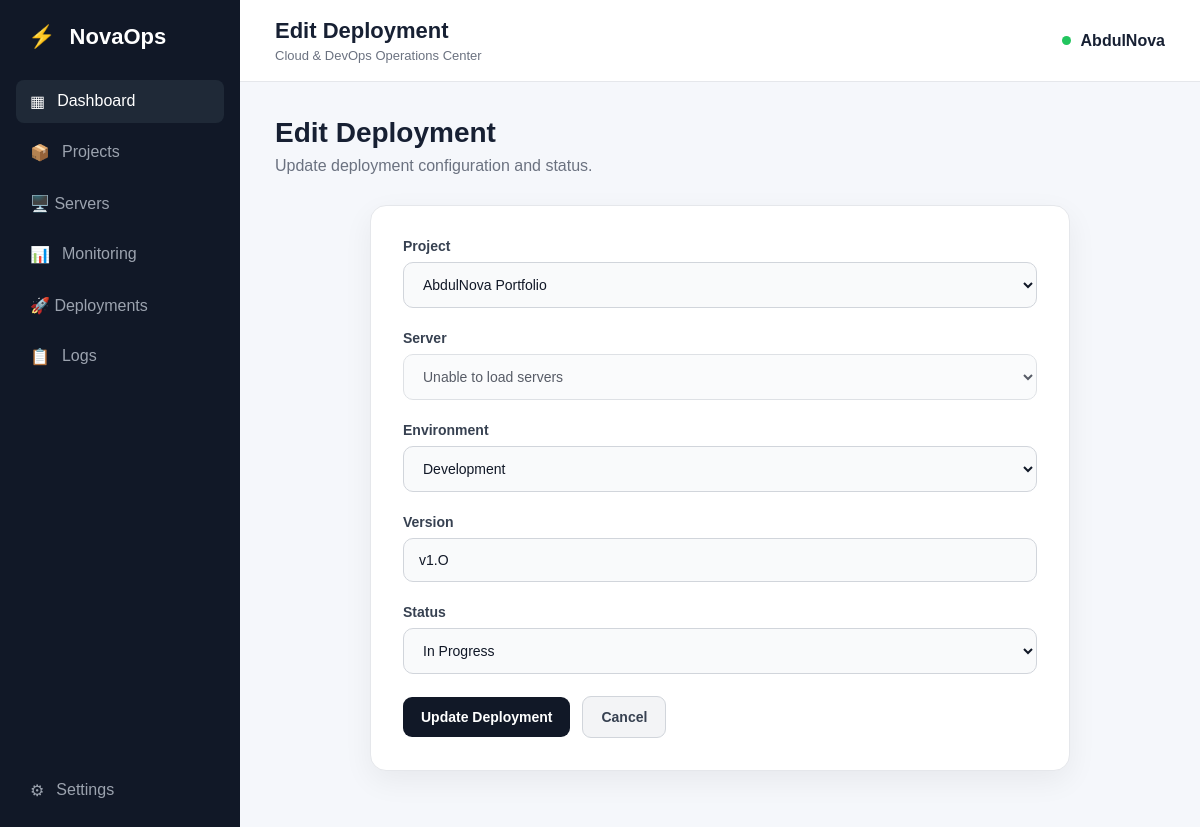
Screenshot of /deployments/edit/4 with the database file from the repository.
### app.py (models this page shows)
class Deployment(db.Model):
    id = db.Column(
        db.Integer,
        primary_key=True
    )
    project_id = db.Column(
        db.Integer,
        db.ForeignKey("project.id"),
        nullable=False
    )
    server_id = db.Column(
        db.Integer,
        db.ForeignKey("server.id"),
        nullable=False
    )
    environment = db.Column(
        db.String(50),
        nullable=False
    )
    version = db.Column(
        db.String(50),
        nullable=False
    )
    status = db.Column(
        db.String(50),
        nullable=False
    )
    deployed_at = db.Column(
        db.DateTime,
        default=india_now,
        nullable=False
    )
    project = db.relationship(
        "Project",
        backref="deployments"
    )
    server = db.relationship(
        "Server",
        backref="deployments"
    )

class Project(db.Model):
    id = db.Column(
        db.Integer,
        primary_key=True
    )
    name = db.Column(
        db.String(100),
        nullable=False
    )
    description = db.Column(
        db.Text,
        nullable=False
    )
    status = db.Column(
        db.String(50),
        nullable=False
    )
    servers = db.relationship(
        "Server",
        backref="project",
        lazy=True
    )

### app.py (the view, shortened to what this page needs)
@app.route(
    "/deployments/edit/<int:deployment_id>",
    methods=["GET", "POST"]
)
def edit_deployment(deployment_id):
    deployment = Deployment.query.get_or_404(
        deployment_id
    )
    projects = Project.query.order_by(
        Project.name.asc()
    ).all()
    error = None
    return render_template(
        "edit_deployment.html",
        deployment=deployment,
        projects=projects,
        error=error
    )

### templates/edit_deployment.html (shortened to what this page needs)
{% extends "base.html" %}
{% block page_title %}
Edit Deployment
{% endblock %}
{% block content %}
<div class="welcome">
    <div>
        <h1>
            Edit Deployment
        </h1>
        <p>
            Update deployment configuration and status.
        </p>
    </div>
</div>
<div class="form-card">
    <form method="POST">
        <div class="form-group">
            <label for="project_id">
                Project
            </label>
            <select id="project_id" name="project_id" required>
                {% for project in projects %}
                <option value="{{ project.id }}" {% if deployment.project_id==project.id %} selected {% endif %}>
                    {{ project.name }}
                </option>
                {% endfor %}
            </select>
        </div>
        <div class="form-group">
            <label for="server_id">
                Server
            </label>
            <select id="server_id" name="server_id" required disabled>
                <option value="">
                    Loading servers...
                </option>
            </select>
        </div>
        <div class="form-group">
            <label for="environment">
                Environment
            </label>
            <select id="environment" name="environment" required>
                <option value="Development" {% if deployment.environment=="Development" %} selected {% endif %}>
                    Development
                </option>
            </select>
        </div>
        <div class="form-group">
            <label for="version">
                Version
            </label>
            <input type="text" id="version" name="version" value="{{ deployment.version }}" placeholder="e.g. v1.0.0"
                required>
        </div>
        <div class="form-group">
            <label for="status">
                Status
            </label>
            <select id="status" name="status" required>
                <option value="In Progress" {% if deployment.status=="In Progress" %} selected {% endif %}>
                    In Progress
                </option>
            </select>
        </div>
        <div class="form-actions">
            <button type="submit" class="primary-btn">
                Update Deployment
            </button>
            <a href="{{ url_for('deployments') }}" class="secondary-btn">
                Cancel
            </a>
        </div>
    </form>
</div>
{% endblock %}

### static/css/style.css (style rules this page uses)
* { margin: 0; padding: 0; box-sizing: border-box; }
body { font-family: Arial, sans-serif; background: #f5f7fb; color: #172033; }
.welcome { display: flex; justify-content: space-between; align-items: center; margin-bottom: 30px; }
.welcome h1 { font-size: 28px; margin-bottom: 8px; }
.welcome p { color: #6b7280; }
.primary-btn { display: inline-flex; align-items: center; justify-content: center; border: none; background: #111827; color: white; padding: 12px 18px; border-radius: 8px; cursor: pointer; font-weight: 600; text-decoration: none; transition: 0.2s; }
.secondary-btn { background: #f3f4f6; color: #374151; border: 1px solid #d1d5db; }
.form-card { max-width: 700px; margin: 30px auto; padding: 32px; background: #ffffff; border: 1px solid #e5e7eb; border-radius: 16px; box-shadow: 0 10px 30px rgba(0, 0, 0, 0.06); }
.form-group { margin-bottom: 22px; }
.form-group label { display: block; margin-bottom: 8px; font-size: 14px; font-weight: 600; color: #374151; }
.form-group input, .form-group textarea, .form-group select { width: 100%; padding: 13px 15px; border: 1px solid #d1d5db; border-radius: 10px; background: #f9fafb; color: #111827; font-size: 14px; font-family: inherit; outline: none; transition: 0.2s; }
.form-group select { cursor: pointer; }
.form-card .primary-btn { border: none; cursor: pointer; padding: 13px 22px; border-radius: 10px; font-weight: 600; font-size: 14px; }
.form-actions { display: flex; align-items: center; gap: 12px; margin-top: 10px; }
.form-actions .primary-btn, .form-actions .secondary-btn { padding: 12px 18px; border-radius: 9px; font-size: 14px; font-weight: 600; text-decoration: none; }
.form-actions .secondary-btn { display: inline-flex; align-items: center; justify-content: center; }

### rows the page displays
Deployment: project_id "AbdulNova Portfolio", environment "Development", version "v1.O", status "In Progress"
